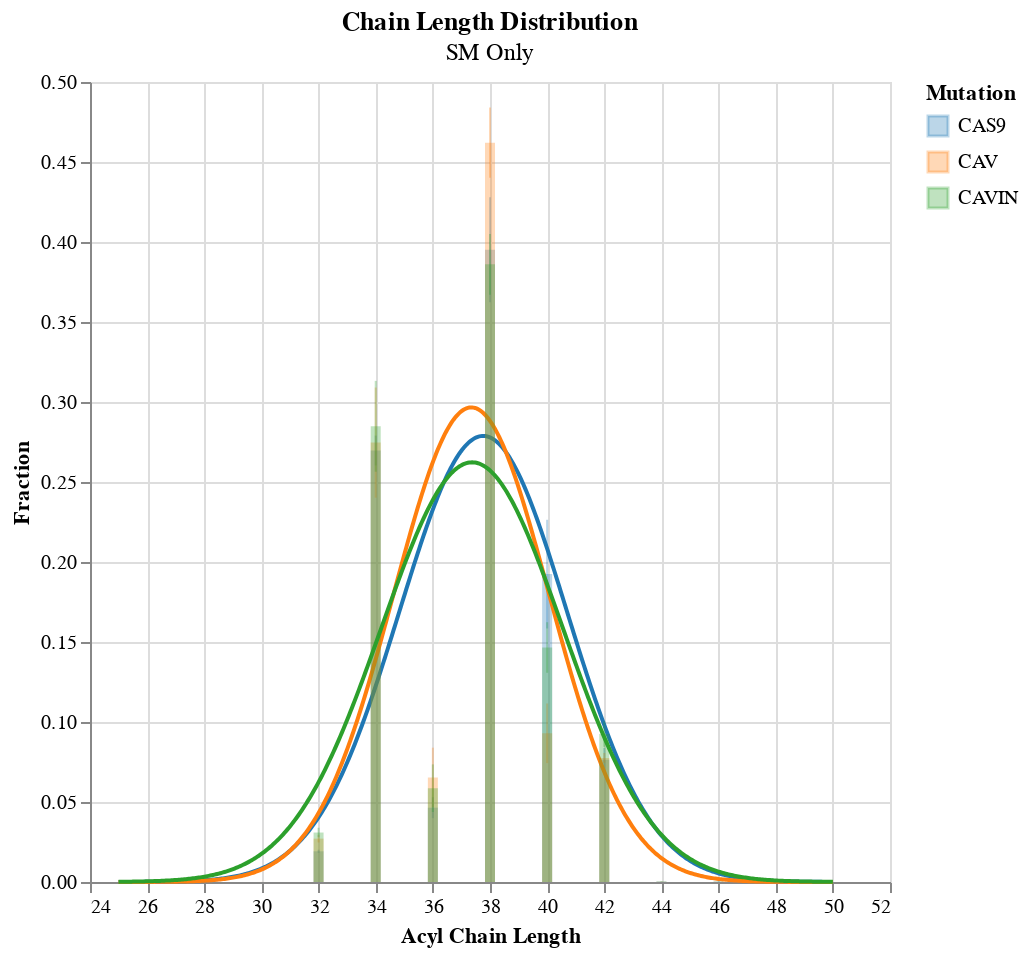

Write notebook code for a chart like this one.
### Code cell
o_bimodal = alt.layer(*chart_list_o[:]).properties(title={'text':'Chain Length Distribution', 'subtitle':'SM Only'},
                                                   width=400, height=400)
# o_bimodal.save('graphs/cas_cav_cavin/chain_length/Histogram_Overlap.png', ppi=300, engine='vl-convert')
o_bimodal

### Figure 1 — Vega-Lite specification as saved in the notebook (floating-point values rounded to 4 significant figures; data arrays with more than 128 entries replaced by an {"elided": "..."} marker saying what was removed)
{"config": {"view": {"continuousWidth": 300, "continuousHeight": 300}}, "layer": [{"layer": [{"mark": {"type": "bar", "opacity": 0.3}, "encoding": {"color": {"field": "Mutation", "scale": {"range": ["#1f77b4", "#ff7f0e", "#2ca02c"]}, "type": "nominal"}, "x": {"field": "Acyl Chain Length", "type": "quantitative"}, "y": {"aggregate": "mean", "field": "Fraction", "scale": {"domain": [0, 0.5]}, "type": "quantitative"}}}, {"mark": {"type": "errorbar", "extent": "stdev", "opacity": 0.3}, "encoding": {"color": {"field": "Mutation", "scale": {"range": ["#1f77b4", "#ff7f0e", "#2ca02c"]}, "type": "nominal"}, "x": {"field": "Acyl Chain Length", "type": "quantitative"}, "y": {"field": "Fraction", "type": "quantitative"}}}, {"data": {"name": "data-6a563e2571fac439ccd6914a74d3ea5c"}, "mark": {"type": "line", "color": "#1f77b4"}, "encoding": {"color": {"field": "Mutation", "scale": {"range": ["#1f77b4", "#ff7f0e", "#2ca02c"]}, "type": "nominal"}, "x": {"field": "Acyl Chain Length", "type": "quantitative"}, "y": {"field": "Fraction", "type": "quantitative"}}}], "data": {"name": "data-ba7550b588c39837bae14ac8142e5761"}}, {"layer": [{"mark": {"type": "bar", "opacity": 0.3}, "encoding": {"color": {"field": "Mutation", "scale": {"range": ["#1f77b4", "#ff7f0e", "#2ca02c"]}, "type": "nominal"}, "x": {"field": "Acyl Chain Length", "type": "quantitative"}, "y": {"aggregate": "mean", "field": "Fraction", "scale": {"domain": [0, 0.5]}, "type": "quantitative"}}}, {"mark": {"type": "errorbar", "extent": "stdev", "opacity": 0.3}, "encoding": {"color": {"field": "Mutation", "scale": {"range": ["#1f77b4", "#ff7f0e", "#2ca02c"]}, "type": "nominal"}, "x": {"field": "Acyl Chain Length", "type": "quantitative"}, "y": {"field": "Fraction", "type": "quantitative"}}}, {"data": {"name": "data-17c1158f0b1897595edc3f2ae271dc1a"}, "mark": {"type": "line", "color": "#ff7f0e"}, "encoding": {"color": {"field": "Mutation", "scale": {"range": ["#1f77b4", "#ff7f0e", "#2ca02c"]}, "type": "nominal"}, "x": {"field": "Acyl Chain Length", "type": "quantitative"}, "y": {"field": "Fraction", "type": "quantitative"}}}], "data": {"name": "data-6bb5ecb93c79cfc52dc749a05e9f32b1"}}, {"layer": [{"mark": {"type": "bar", "opacity": 0.3}, "encoding": {"color": {"field": "Mutation", "scale": {"range": ["#1f77b4", "#ff7f0e", "#2ca02c"]}, "type": "nominal"}, "x": {"field": "Acyl Chain Length", "type": "quantitative"}, "y": {"aggregate": "mean", "field": "Fraction", "scale": {"domain": [0, 0.5]}, "type": "quantitative"}}}, {"mark": {"type": "errorbar", "extent": "stdev", "opacity": 0.3}, "encoding": {"color": {"field": "Mutation", "scale": {"range": ["#1f77b4", "#ff7f0e", "#2ca02c"]}, "type": "nominal"}, "x": {"field": "Acyl Chain Length", "type": "quantitative"}, "y": {"field": "Fraction", "type": "quantitative"}}}, {"data": {"name": "data-19b27789ab7e951c41f3c910b482c74f"}, "mark": {"type": "line", "color": "#2ca02c"}, "encoding": {"color": {"field": "Mutation", "scale": {"range": ["#1f77b4", "#ff7f0e", "#2ca02c"]}, "type": "nominal"}, "x": {"field": "Acyl Chain Length", "type": "quantitative"}, "y": {"field": "Fraction", "type": "quantitative"}}}], "data": {"name": "data-cda50ef2d6ed88cd0bfb60b6891dbf94"}}], "height": 400, "title": {"text": "Chain Length Distribution", "subtitle": "SM Only"}, "width": 400, "$schema": "https://vega.github.io/schema/vega-lite/v5.8.0.json", "datasets": {"data-ba7550b588c39837bae14ac8142e5761": [{"Mutation": "CAS9", "Acyl Chain Length": 26, "Fraction": 0.0}, {"Mutation": "CAS9", "Acyl Chain Length": 26, "Fraction": 0.0}, {"Mutation": "CAS9", "Acyl Chain Length": 26, "Fraction": 0.0}, {"Mutation": "CAS9", "Acyl Chain Length": 26, "Fraction": 0.0}, {"Mutation": "CAS9", "Acyl Chain Length": 28, "Fraction": 8.441e-05}, {"Mutation": "CAS9", "Acyl Chain Length": 28, "Fraction": 8.541e-05}, {"Mutation": "CAS9", "Acyl Chain Length": 28, "Fraction": 6.79e-05}, {"Mutation": "CAS9", "Acyl Chain Length": 28, "Fraction": 9.02e-05}, {"Mutation": "CAS9", "Acyl Chain Length": 30, "Fraction": 0.0}, {"Mutation": "CAS9", "Acyl Chain Length": 30, "Fraction": 1.299e-05}, {"Mutation": "CAS9", "Acyl Chain Length": 30, "Fraction": 2.083e-05}, {"Mutation": "CAS9", "Acyl Chain Length": 30, "Fraction": 0.0}, {"Mutation": "CAS9", "Acyl Chain Length": 32, "Fraction": 0.02008}, {"Mutation": "CAS9", "Acyl Chain Length": 32, "Fraction": 0.01983}, {"Mutation": "CAS9", "Acyl Chain Length": 32, "Fraction": 0.0179}, {"Mutation": "CAS9", "Acyl Chain Length": 32, "Fraction": 0.019}, {"Mutation": "CAS9", "Acyl Chain Length": 34, "Fraction": 0.2743}, {"Mutation": "CAS9", "Acyl Chain Length": 34, "Fraction": 0.2581}, {"Mutation": "CAS9", "Acyl Chain Length": 34, "Fraction": 0.2666}, {"Mutation": "CAS9", "Acyl Chain Length": 34, "Fraction": 0.2796}, {"Mutation": "CAS9", "Acyl Chain Length": 36, "Fraction": 0.03891}, {"Mutation": "CAS9", "Acyl Chain Length": 36, "Fraction": 0.05331}, {"Mutation": "CAS9", "Acyl Chain Length": 36, "Fraction": 0.05026}, {"Mutation": "CAS9", "Acyl Chain Length": 36, "Fraction": 0.04332}, {"Mutation": "CAS9", "Acyl Chain Length": 38, "Fraction": 0.4357}, {"Mutation": "CAS9", "Acyl Chain Length": 38, "Fraction": 0.4077}, {"Mutation": "CAS9", "Acyl Chain Length": 38, "Fraction": 0.3655}, {"Mutation": "CAS9", "Acyl Chain Length": 38, "Fraction": 0.3718}, {"Mutation": "CAS9", "Acyl Chain Length": 40, "Fraction": 0.1502}, {"Mutation": "CAS9", "Acyl Chain Length": 40, "Fraction": 0.1796}, {"Mutation": "CAS9", "Acyl Chain Length": 40, "Fraction": 0.2195}, {"Mutation": "CAS9", "Acyl Chain Length": 40, "Fraction": 0.2204}, {"Mutation": "CAS9", "Acyl Chain Length": 42, "Fraction": 0.07986}, {"Mutation": "CAS9", "Acyl Chain Length": 42, "Fraction": 0.08077}, {"Mutation": "CAS9", "Acyl Chain Length": 42, "Fraction": 0.07957}, {"Mutation": "CAS9", "Acyl Chain Length": 42, "Fraction": 0.06536}, {"Mutation": "CAS9", "Acyl Chain Length": 44, "Fraction": 0.0004113}, {"Mutation": "CAS9", "Acyl Chain Length": 44, "Fraction": 0.0001768}, {"Mutation": "CAS9", "Acyl Chain Length": 44, "Fraction": 0.0003225}, {"Mutation": "CAS9", "Acyl Chain Length": 44, "Fraction": 0.0002209}, {"Mutation": "CAS9", "Acyl Chain Length": 46, "Fraction": 0.0003221}, {"Mutation": "CAS9", "Acyl Chain Length": 46, "Fraction": 0.0002921}, {"Mutation": "CAS9", "Acyl Chain Length": 46, "Fraction": 0.000245}, {"Mutation": "CAS9", "Acyl Chain Length": 46, "Fraction": 0.0001868}, {"Mutation": "CAS9", "Acyl Chain Length": 48, "Fraction": 5.767e-05}, {"Mutation": "CAS9", "Acyl Chain Length": 48, "Fraction": 5.052e-05}, {"Mutation": "CAS9", "Acyl Chain Length": 48, "Fraction": 0.0}, {"Mutation": "CAS9", "Acyl Chain Length": 48, "Fraction": 2.475e-05}], "data-6a563e2571fac439ccd6914a74d3ea5c": {"elided": "500 records"}, "data-6bb5ecb93c79cfc52dc749a05e9f32b1": [{"Mutation": "CAV", "Acyl Chain Length": 26, "Fraction": 0.0}, {"Mutation": "CAV", "Acyl Chain Length": 26, "Fraction": 0.0}, {"Mutation": "CAV", "Acyl Chain Length": 26, "Fraction": 0.0}, {"Mutation": "CAV", "Acyl Chain Length": 26, "Fraction": 0.0}, {"Mutation": "CAV", "Acyl Chain Length": 28, "Fraction": 4.383e-05}, {"Mutation": "CAV", "Acyl Chain Length": 28, "Fraction": 0.0}, {"Mutation": "CAV", "Acyl Chain Length": 28, "Fraction": 5.22e-05}, {"Mutation": "CAV", "Acyl Chain Length": 28, "Fraction": 5.046e-05}, {"Mutation": "CAV", "Acyl Chain Length": 30, "Fraction": 0.0}, {"Mutation": "CAV", "Acyl Chain Length": 30, "Fraction": 2.236e-06}, {"Mutation": "CAV", "Acyl Chain Length": 30, "Fraction": 5.772e-05}, {"Mutation": "CAV", "Acyl Chain Length": 30, "Fraction": 2.075e-05}, {"Mutation": "CAV", "Acyl Chain Length": 32, "Fraction": 0.02798}, {"Mutation": "CAV", "Acyl Chain Length": 32, "Fraction": 0.02699}, {"Mutation": "CAV", "Acyl Chain Length": 32, "Fraction": 0.0239}, {"Mutation": "CAV", "Acyl Chain Length": 32, "Fraction": 0.02957}, {"Mutation": "CAV", "Acyl Chain Length": 34, "Fraction": 0.2608}, {"Mutation": "CAV", "Acyl Chain Length": 34, "Fraction": 0.2453}, {"Mutation": "CAV", "Acyl Chain Length": 34, "Fraction": 0.2682}, {"Mutation": "CAV", "Acyl Chain Length": 34, "Fraction": 0.3243}, {"Mutation": "CAV", "Acyl Chain Length": 36, "Fraction": 0.0817}, {"Mutation": "CAV", "Acyl Chain Length": 36, "Fraction": 0.08074}, {"Mutation": "CAV", "Acyl Chain Length": 36, "Fraction": 0.05347}, {"Mutation": "CAV", "Acyl Chain Length": 36, "Fraction": 0.04557}, {"Mutation": "CAV", "Acyl Chain Length": 38, "Fraction": 0.4372}, {"Mutation": "CAV", "Acyl Chain Length": 38, "Fraction": 0.4825}, {"Mutation": "CAV", "Acyl Chain Length": 38, "Fraction": 0.4785}, {"Mutation": "CAV", "Acyl Chain Length": 38, "Fraction": 0.4502}, {"Mutation": "CAV", "Acyl Chain Length": 40, "Fraction": 0.1179}, {"Mutation": "CAV", "Acyl Chain Length": 40, "Fraction": 0.0858}, {"Mutation": "CAV", "Acyl Chain Length": 40, "Fraction": 0.09439}, {"Mutation": "CAV", "Acyl Chain Length": 40, "Fraction": 0.07372}, {"Mutation": "CAV", "Acyl Chain Length": 42, "Fraction": 0.07402}, {"Mutation": "CAV", "Acyl Chain Length": 42, "Fraction": 0.07843}, {"Mutation": "CAV", "Acyl Chain Length": 42, "Fraction": 0.08133}, {"Mutation": "CAV", "Acyl Chain Length": 42, "Fraction": 0.07646}, {"Mutation": "CAV", "Acyl Chain Length": 44, "Fraction": 0.0003085}, {"Mutation": "CAV", "Acyl Chain Length": 44, "Fraction": 0.0001516}, {"Mutation": "CAV", "Acyl Chain Length": 44, "Fraction": 0.0001001}, {"Mutation": "CAV", "Acyl Chain Length": 44, "Fraction": 0.0001047}, {"Mutation": "CAV", "Acyl Chain Length": 46, "Fraction": 0.0001347}, {"Mutation": "CAV", "Acyl Chain Length": 46, "Fraction": 0.0001002}, {"Mutation": "CAV", "Acyl Chain Length": 46, "Fraction": 6.38e-05}, {"Mutation": "CAV", "Acyl Chain Length": 46, "Fraction": 7.564e-05}, {"Mutation": "CAV", "Acyl Chain Length": 48, "Fraction": 0.0}, {"Mutation": "CAV", "Acyl Chain Length": 48, "Fraction": 0.0}, {"Mutation": "CAV", "Acyl Chain Length": 48, "Fraction": 0.0}, {"Mutation": "CAV", "Acyl Chain Length": 48, "Fraction": 0.0}], "data-17c1158f0b1897595edc3f2ae271dc1a": {"elided": "500 records"}, "data-cda50ef2d6ed88cd0bfb60b6891dbf94": [{"Mutation": "CAVIN", "Acyl Chain Length": 26, "Fraction": 0.0}, {"Mutation": "CAVIN", "Acyl Chain Length": 26, "Fraction": 0.0}, {"Mutation": "CAVIN", "Acyl Chain Length": 26, "Fraction": 0.0}, {"Mutation": "CAVIN", "Acyl Chain Length": 26, "Fraction": 0.0}, {"Mutation": "CAVIN", "Acyl Chain Length": 28, "Fraction": 2.173e-05}, {"Mutation": "CAVIN", "Acyl Chain Length": 28, "Fraction": 4.022e-05}, {"Mutation": "CAVIN", "Acyl Chain Length": 28, "Fraction": 0.0}, {"Mutation": "CAVIN", "Acyl Chain Length": 28, "Fraction": 3.648e-05}, {"Mutation": "CAVIN", "Acyl Chain Length": 30, "Fraction": 2.206e-05}, {"Mutation": "CAVIN", "Acyl Chain Length": 30, "Fraction": 1.378e-05}, {"Mutation": "CAVIN", "Acyl Chain Length": 30, "Fraction": 2.393e-06}, {"Mutation": "CAVIN", "Acyl Chain Length": 30, "Fraction": 0.0}, {"Mutation": "CAVIN", "Acyl Chain Length": 32, "Fraction": 0.02741}, {"Mutation": "CAVIN", "Acyl Chain Length": 32, "Fraction": 0.0325}, {"Mutation": "CAVIN", "Acyl Chain Length": 32, "Fraction": 0.02967}, {"Mutation": "CAVIN", "Acyl Chain Length": 32, "Fraction": 0.03412}, {"Mutation": "CAVIN", "Acyl Chain Length": 34, "Fraction": 0.265}, {"Mutation": "CAVIN", "Acyl Chain Length": 34, "Fraction": 0.2625}, {"Mutation": "CAVIN", "Acyl Chain Length": 34, "Fraction": 0.3238}, {"Mutation": "CAVIN", "Acyl Chain Length": 34, "Fraction": 0.2879}, {"Mutation": "CAVIN", "Acyl Chain Length": 36, "Fraction": 0.07558}, {"Mutation": "CAVIN", "Acyl Chain Length": 36, "Fraction": 0.04092}, {"Mutation": "CAVIN", "Acyl Chain Length": 36, "Fraction": 0.05335}, {"Mutation": "CAVIN", "Acyl Chain Length": 36, "Fraction": 0.06461}, {"Mutation": "CAVIN", "Acyl Chain Length": 38, "Fraction": 0.3926}, {"Mutation": "CAVIN", "Acyl Chain Length": 38, "Fraction": 0.3951}, {"Mutation": "CAVIN", "Acyl Chain Length": 38, "Fraction": 0.3578}, {"Mutation": "CAVIN", "Acyl Chain Length": 38, "Fraction": 0.3987}, {"Mutation": "CAVIN", "Acyl Chain Length": 40, "Fraction": 0.1517}, {"Mutation": "CAVIN", "Acyl Chain Length": 40, "Fraction": 0.1638}, {"Mutation": "CAVIN", "Acyl Chain Length": 40, "Fraction": 0.1447}, {"Mutation": "CAVIN", "Acyl Chain Length": 40, "Fraction": 0.126}, {"Mutation": "CAVIN", "Acyl Chain Length": 42, "Fraction": 0.08699}, {"Mutation": "CAVIN", "Acyl Chain Length": 42, "Fraction": 0.1043}, {"Mutation": "CAVIN", "Acyl Chain Length": 42, "Fraction": 0.09024}, {"Mutation": "CAVIN", "Acyl Chain Length": 42, "Fraction": 0.08833}, {"Mutation": "CAVIN", "Acyl Chain Length": 44, "Fraction": 0.000323}, {"Mutation": "CAVIN", "Acyl Chain Length": 44, "Fraction": 0.0003518}, {"Mutation": "CAVIN", "Acyl Chain Length": 44, "Fraction": 0.0001567}, {"Mutation": "CAVIN", "Acyl Chain Length": 44, "Fraction": 0.0001778}, {"Mutation": "CAVIN", "Acyl Chain Length": 46, "Fraction": 0.000281}, {"Mutation": "CAVIN", "Acyl Chain Length": 46, "Fraction": 0.0002988}, {"Mutation": "CAVIN", "Acyl Chain Length": 46, "Fraction": 0.0001905}, {"Mutation": "CAVIN", "Acyl Chain Length": 46, "Fraction": 0.0001003}, {"Mutation": "CAVIN", "Acyl Chain Length": 48, "Fraction": 5.059e-05}, {"Mutation": "CAVIN", "Acyl Chain Length": 48, "Fraction": 5.956e-05}, {"Mutation": "CAVIN", "Acyl Chain Length": 48, "Fraction": 0.0}, {"Mutation": "CAVIN", "Acyl Chain Length": 48, "Fraction": 0.0}], "data-19b27789ab7e951c41f3c910b482c74f": {"elided": "500 records"}}}
